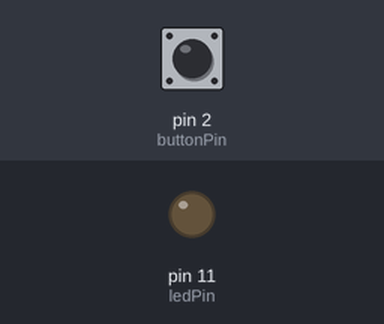
This sketch was run on a simulated Arduino Uno, built with avr-gcc and run on an emulated ATmega328P. Shown: output pins drawn as LEDs (lit = HIGH). The inputs (shaded band) are chosen by the test bench; at power-on: pin 2 (buttonPin) HIGH.

Above: at 1.2 s.
1.3 s: pin 2 (buttonPin) pulled LOW for 0.15 s
At 1.37 s:
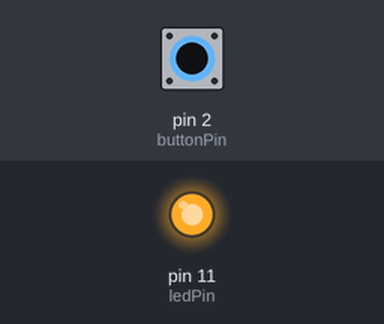
2.9 s: pin 2 (buttonPin) pulled LOW for 3.2 s
At 7.2 s:
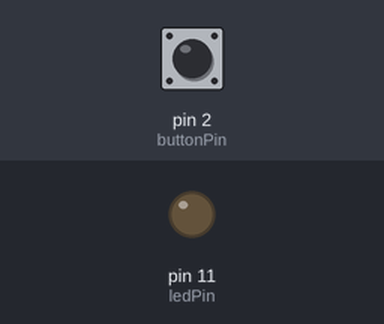
Timing chart, 0 to 8.7 s (numbered marks = the images above; inputs shaded):
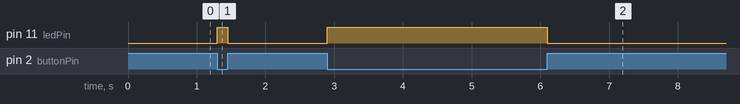

Measured:
- after the input at 1.3 s, pin 11 (ledPin): LOW → HIGH at once, → LOW 0.15 s later
- after the input at 2.9 s, pin 11 (ledPin): LOW → HIGH at once, → LOW 3.2 s later

The sketch:

q2.ino
```cpp
const int buttonPin = 2;
const int ledPin = 11;

int buttonState = 0;

void setup() {
  pinMode(ledPin, OUTPUT);
  // *** 关键修改：激活内部上拉电阻 ***
  pinMode(buttonPin, INPUT_PULLUP);
}

void loop() {
  buttonState = digitalRead(buttonPin);

  // *** 逻辑：当按钮被按下时 (LOW)，灯亮 (HIGH) ***
  if(buttonState == LOW){
      digitalWrite(ledPin, HIGH); // 灯亮
  } else {
      digitalWrite(ledPin, LOW);  // 灯灭
  }
}
```
